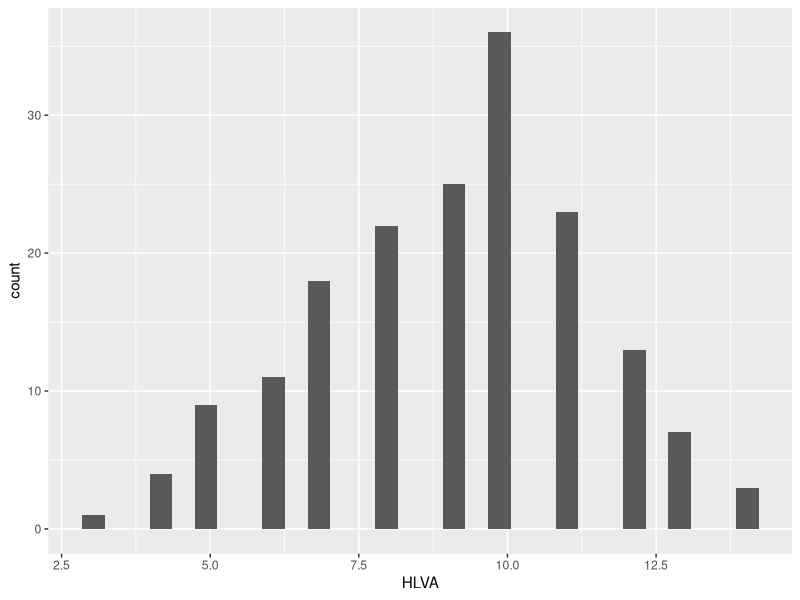
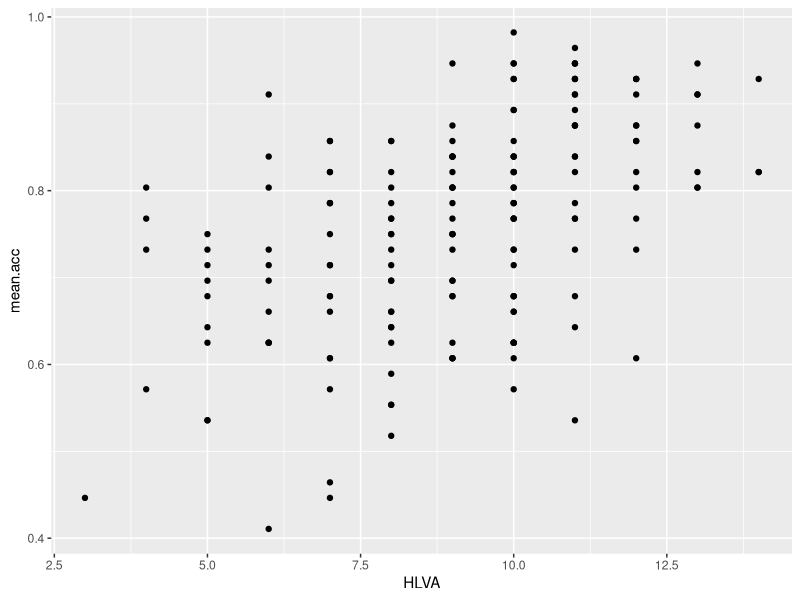

Recreate these plots in R, in order.
## ---- chunk 1
#| warning: false
#| echo: false
library(kableExtra)
library(tidyverse)
## ---- chunk 2
#| warning: false
#| echo: false
study.one.gen <- read_csv("study-one-general-participants.csv")  
study.two.gen <- read_csv("study-two-general-participants.csv")
## ---- chunk 3
#| label: headcheck-wide
#| echo: false
# head(behaviour.rt)
study.two.gen %>%
  filter(participant_ID == c('studytwo.1', 'studytwo.10', 'studytwo.100', 'studytwo.101')) %>%
  as.data.frame() %>%
  kable() %>%
  kable_styling()
## ---- chunk 4
#| echo: false
#| warning: false
#| message: false
#| label: fig-hist-study-two-hlva
#| fig-width: 5
#| fig-height: 5
#| fig-align: center
#| fig-cap: "Histogram showing the distribution of HLVA scores in the Study Two dataset"
#| fig-alt: "Histogram shows thin grey bars against a light grey background. The HLVA scores peak around 10, ranging from 2.5 to 14 in a symmetric distribution."
ggplot(data = study.two.gen, aes(x = HLVA)) + geom_histogram()
## ---- chunk 5
#| warning: false
#| message: false
#| label: fig-scatter-study-two-hlva-acc
#| fig-width: 5
#| fig-height: 5
#| fig-align: center
#| fig-cap: "Scatterplot showing the potential association between health literacy (HLVA) scores and how accurately people understand health information in the Study Two dataset"
#| fig-alt: "The plot shows a scatter of black points against a light grey background. The points appear to trend upwards so that higher mean.acc scores are observed for higher HLVA scores"
ggplot(data = study.two.gen, aes(x = HLVA, y = mean.acc)) +
  geom_point()
